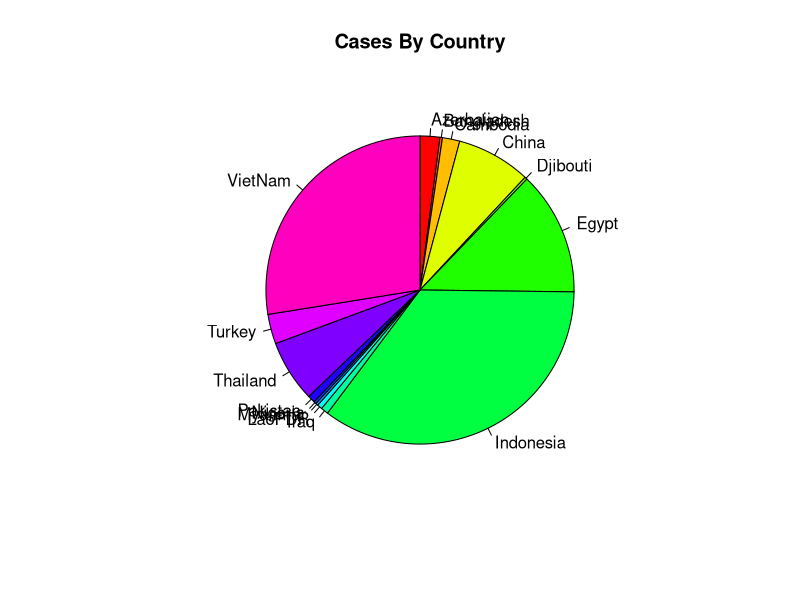
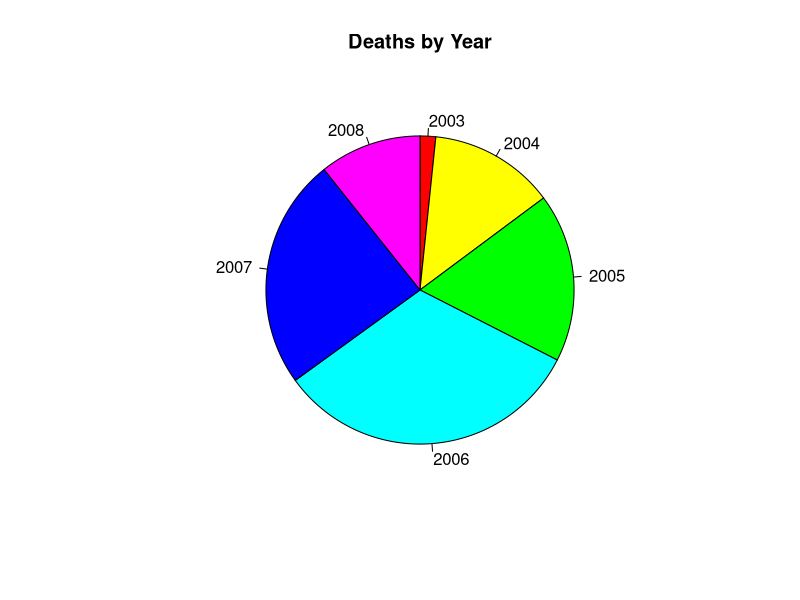
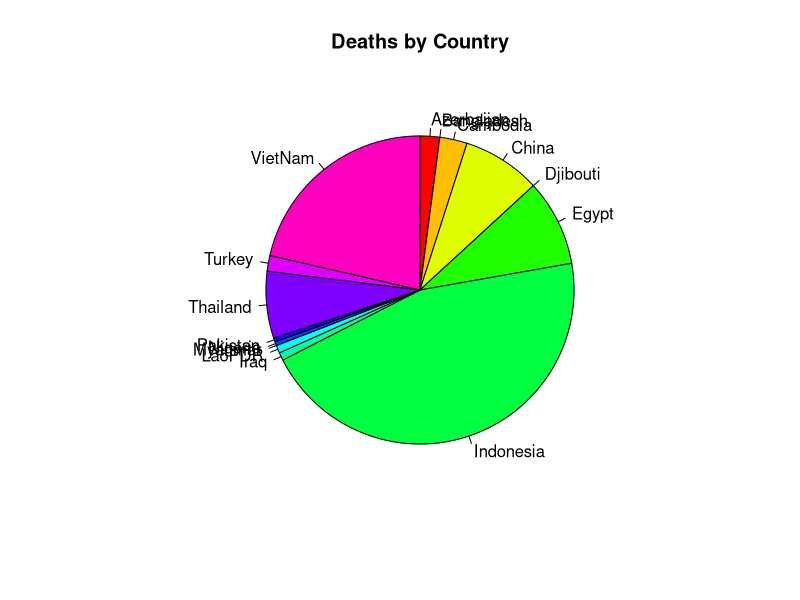

Recreate these plots in R, in order.
#Exercises Chapter 7

#setwd("/home/diego/Learning/LearningR") #Laptop 
#setwd("/home/valdeslab/Learning/LearningR") #GreenMachine
#rm(list = ls()) #clear environment

#ex1
#In Section 7.1, we used the total number of bird flu cases per year. Make a pie
#chart to illustrate the totals by country. Place the labels such that they are
#readable. 

BFCases = read.table(file = "RBook/BirdFluCases.txt", header = TRUE)
names(BFCases)
str(BFCases)

Cases = colSums(BFCases[, 2:16])
Cases
pie(Cases, col = rainbow(16), clockwise = TRUE, main = "Cases By Country")

#The file BirdFludeaths.txt contains the data on deaths from the
#disease. Make a pie chart showing total deaths per year and one showing deaths
#per country.

BFDeaths = read.table(file = "RBook/BirdFluDeaths.txt", header = TRUE, check.names = FALSE) #File has a bad name
names(BFDeaths)
str(BFDeaths)
colnames(BFDeaths)[8] = "Indonesia" #Change to a good name

DeathsYear = rowSums(BFDeaths[, 2:16])
names(DeathsYear) = BFDeaths[,1]
DeathsYear
pie(DeathsYear, col = rainbow(6), clockwise = TRUE, main = "Deaths by Year")

DeathsCountry = colSums(BFDeaths[, 2:16])
DeathsCountry
pie(DeathsCountry, col = rainbow(16), clockwise = TRUE, main = "Deaths by Country")
